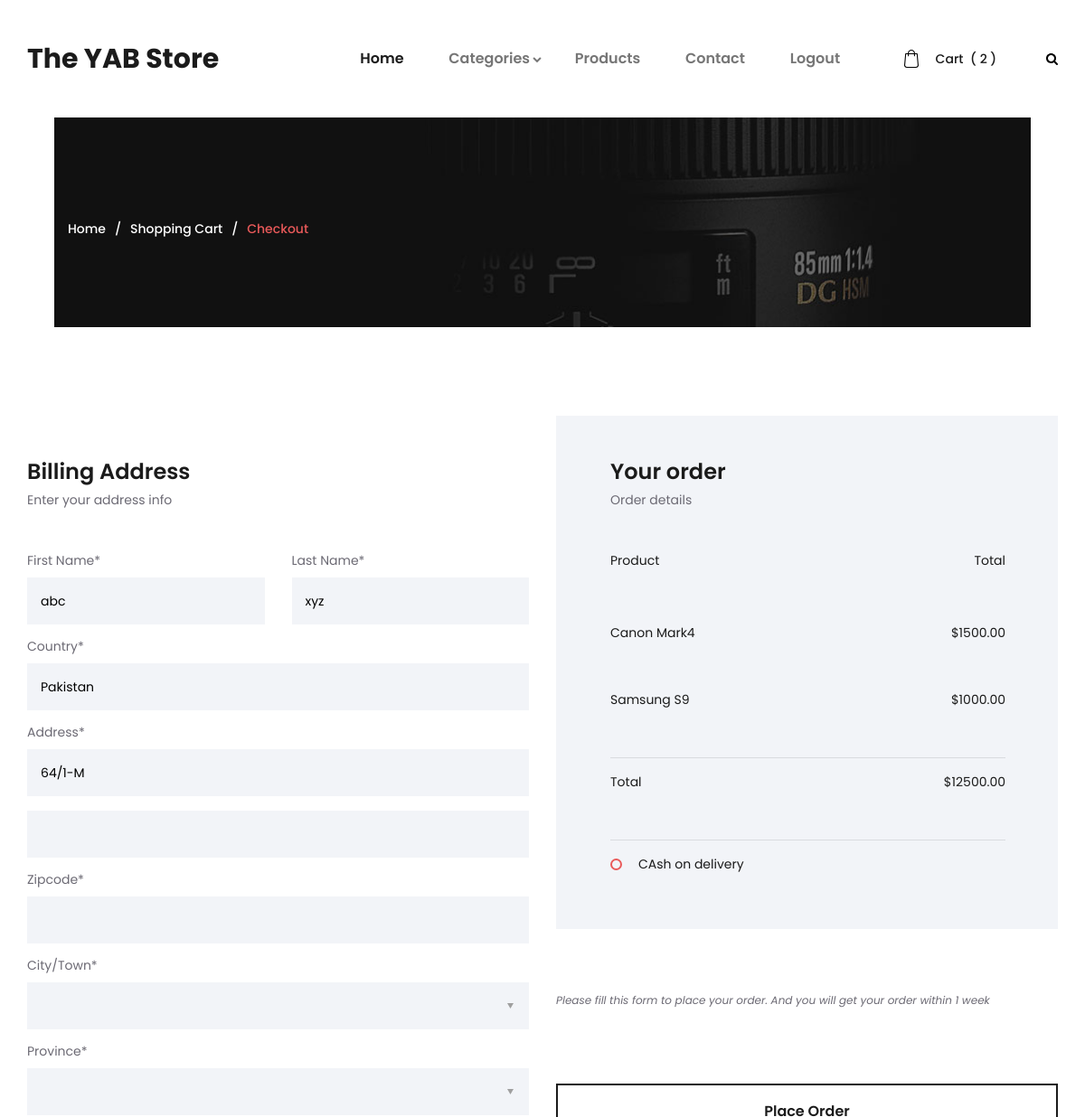
Page /checkout (signed in, upper part) on the earlier database version.
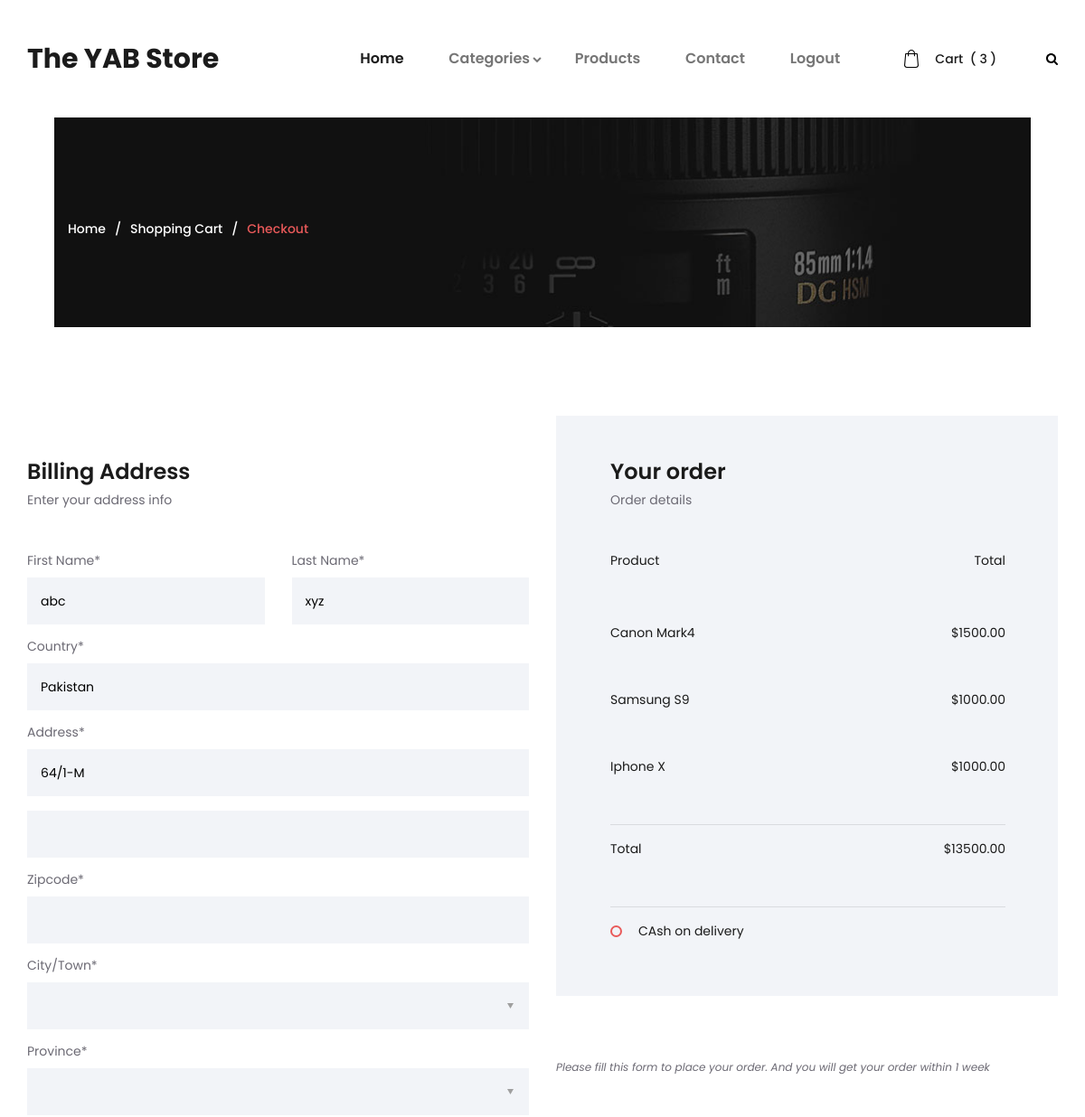
Same page on the later database version.
### Product/models.py (models this page shows, shortened)
class Container(models.Model):
    product = models.ForeignKey(Product, on_delete=models.CASCADE)
    quantity = models.PositiveIntegerField(default=None, blank=True, null=True)

class Product(models.Model):
    name = models.CharField(max_length=200)
    category = models.ForeignKey(Category, on_delete=models.CASCADE)
    rating = models.DecimalField(max_digits=2, decimal_places=1)
    price = models.DecimalField(max_digits=6, decimal_places=2)
    stock = models.PositiveIntegerField()
    profileImage = models.ImageField(upload_to="static/product_img")
    Description = models.TextField()
    Discount = models.PositiveIntegerField()

### Product/views.py (the view)
# urls.py: path("checkout",views.checkout,name="checkout"),
@login_required(login_url='/login')
def checkout(request):
    qsc = Category.objects.all()
    user = User.objects.get(pk=request.user.id)
    context = {
        "user": user
    }
    mcart = Cart.objects.filter(user=request.user)
    if len(mcart) <= 0:
        return render(request, 'cart.html', {'container': None, 'cartPrice': None, "qsc": qsc, "product_count": get_product_count(request)})
    else:
        container = Container.objects.filter(cart=mcart[0])
        totalPrice = 0
        for i in container:
            totalPrice += i.product.price*i.quantity
    return render(request, 'checkout.html', {"user": user, "qsc": qsc, 'container': container, 'cartPrice': totalPrice, "product_count": get_product_count(request)})

### Product/views.py (called while the page is built)
def get_product_count(request):
    try:
        if request.user.is_authenticated:
            mcart = Cart.objects.filter(user=request.user)
            if cart is not None:
                container = Container.objects.filter(cart=mcart[0])
                return len(container)
            return 0
        else:
            return 0
        return 0
    except:
        return 0

### user/models.py (called while the page is built)
    @property
    def is_active(self):
        return self.active

### templates/checkout.html (shortened to what the changed rows need)
{% extends 'base.html' %}
{% block content%}
{% load static %}
<link rel="stylesheet" type="text/css" href="{% static 'styles/checkout.css' %}">
<link rel="stylesheet" type="text/css" href="{% static 'styles/checkout_responsive.css' %}">
	<div class="checkout">
		<div class="container">
			<div class="row">
				<div class="col-lg-6">
					<div class="order checkout_section">
						<div class="order_list_container">
							<ul class="order_list">
									{%for x in container %}
								<li class="d-flex flex-row align-items-center justify-content-start">
									<div class="order_list_title">{{x.product.name}}</div>
									<div class="order_list_value ml-auto">${{x.product.price}}</div>
								</li>
								{% endfor %}<hr>
								<li class="d-flex flex-row align-items-center justify-content-start">
										<div class="order_list_title">Total</div>
										<div class="order_list_value ml-auto">${{cartPrice}}</div>
									</li>
							</ul>
						</div>
						</div>
					</div>
				</div>
			</div>
		</div>
	</div>
{% endblock %}

Differences in the rows shown:
added Container: product.name "Iphone X", product.price "1000.00"
Other differences:
{{ product_count }}: "2" → "3"
{{ cartPrice }}: "12500.00" → "13500.00"
